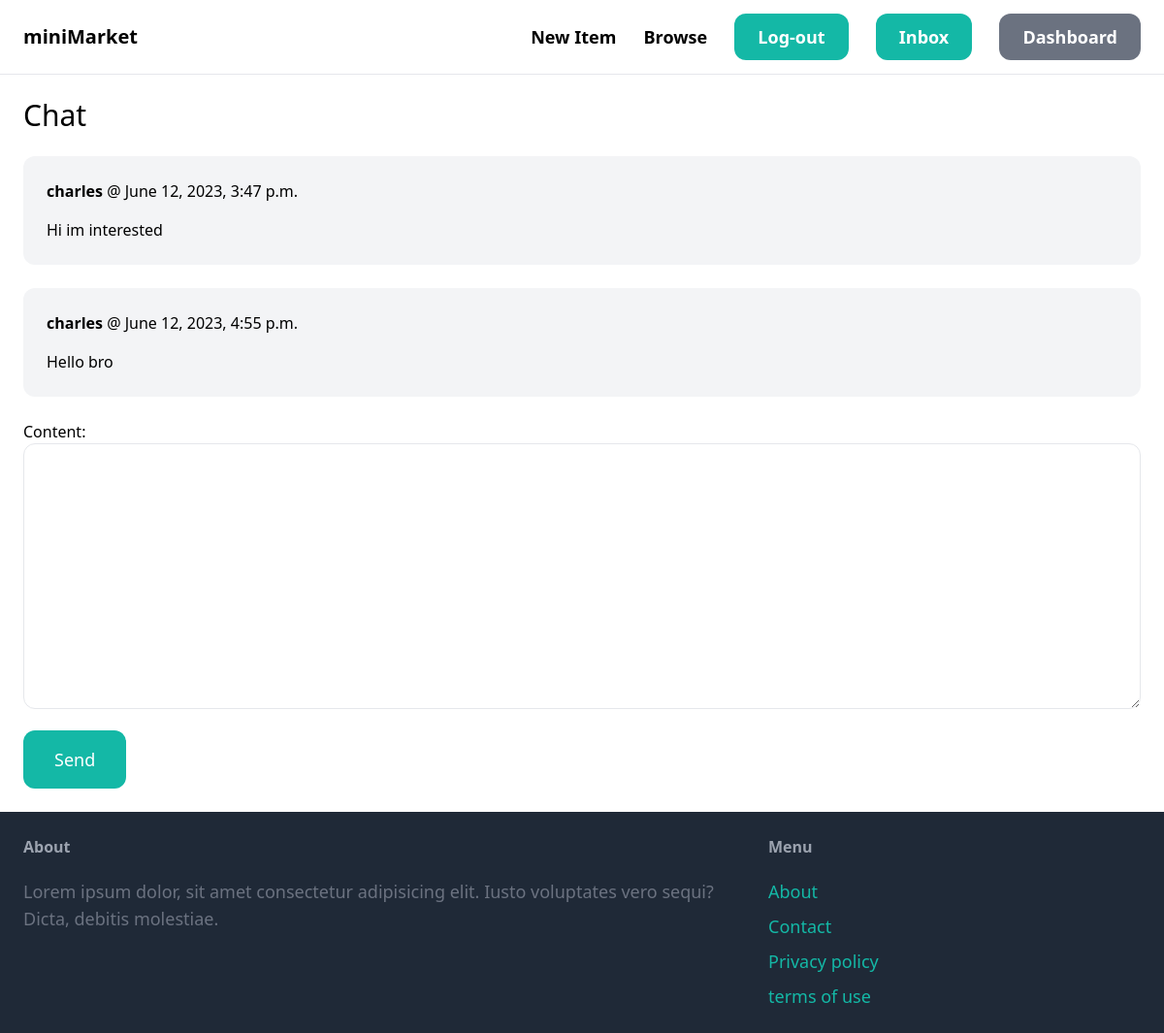
The page /inbox/1/ (signed in) on the database its author committed.
### chat/models.py (models this page shows)
class ChatMessage(models.Model):
    chat = models.ForeignKey(Chat, related_name='messages', on_delete=models.CASCADE)
    content = models.TextField()
    created_at = models.DateTimeField(auto_now_add=True)
    created_by = models.ForeignKey(User, related_name='created_messages', on_delete=models.CASCADE)

### chat/views.py (the view)
# urls.py: path('<int:pk>/', views.detail, name='detail'),
@login_required
def detail(request, pk):
     chat = Chat.objects.filter(members__in=[request.user.id]).get(pk=pk)
     if request.method == 'POST':
         form = ChatMessageForm(request.POST)
         if form.is_valid():
             chat_message = form.save(commit=False)
             chat_message.chat = chat
             chat_message.created_by = request.user
             chat_message.save()
             chat.save()
             return redirect('chat:detail', pk=pk)
     else:
        form = ChatMessageForm()
     return render(request, 'chat/detail.html', {
         'chat': chat,
         'form': form
     })

### chat/forms.py
class ChatMessageForm(forms.ModelForm):
    class Meta:
        model = ChatMessage
        fields = ('content',)
        widgets = {
            'content': forms.Textarea(attrs={
                'class': 'w-full py-4 px-6 rounded-xl border'
            })
        }

### chat/templates/chat/detail.html (shortened to what this page needs)
{% extends 'core/base.html' %}
{% block content %}
    <h1 class="mb-6 text-3xl">Chat</h1>
    <div class="space-y-6">
        {% for message in chat.messages.all %}
            <div class="p-6 flex {% if message.created_by == request.user %} bg-blue-100 {% else %} bg-gray-100 {% endif %} rounded-xl">
                <div>
                    <p class="mb-4"><strong>{{ message.created_by.username }}</strong> @ {{ message.created_at }}</p>
                    <p>{{ message.content }}</p>
                </div>
            </div>
        {% endfor %}
    </div>
    <form method='post' action='.' class="mt-6">
        {{ form.as_p }}
        <button class="mt-4 py-4 px-8 text-lg bg-teal-500 hover:bg-teal-800 rounded-xl text-white">Send</button>
    </form>
{% endblock %}

### rows shown on the page
ChatMessage: created_by.username "charles", created_at "June 12, 2023, 3:47 p.m.", content "Hi im interested"
ChatMessage: created_by.username "charles", created_at "June 12, 2023, 4:55 p.m.", content "Hello bro"
